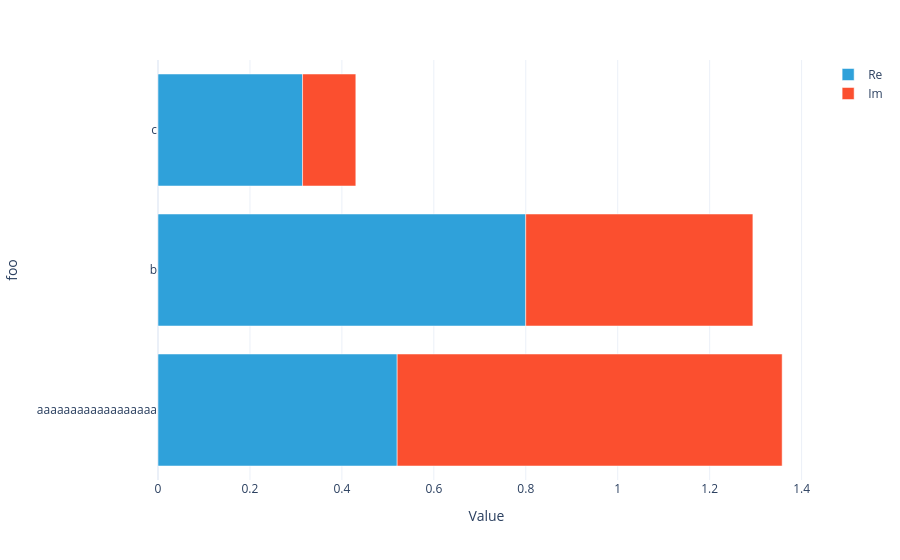

The notebook cell this image was saved under:
### Code cell
#|hide
plotly_dataarray(U1.array + U2.array)

### Figure 1 — Plotly figure (JSON) as saved in the notebook; plotly's stock layout.template omitted (floating-point values rounded to 4 significant figures)
{"data": [{"hovertemplate": "Part=Re<br>Value=%{x}<br>foo=%{y}<extra></extra>", "legendgroup": "Re", "marker": {"color": "#2fa1da", "pattern": {"shape": ""}}, "name": "Re", "orientation": "h", "showlegend": true, "textposition": "auto", "type": "bar", "x": [0.5203, 0.7999, 0.3145], "xaxis": "x", "y": ["aaaaaaaaaaaaaaaaaa", "b", "c"], "yaxis": "y"}, {"hovertemplate": "Part=Im<br>Value=%{x}<br>foo=%{y}<extra></extra>", "legendgroup": "Im", "marker": {"color": "#fb4f2f", "pattern": {"shape": ""}}, "name": "Im", "orientation": "h", "showlegend": true, "textposition": "auto", "type": "bar", "x": [0.8374, 0.4941, 0.1159], "xaxis": "x", "y": ["aaaaaaaaaaaaaaaaaa", "b", "c"], "yaxis": "y"}], "layout": {"barmode": "relative", "legend": {"title": {}, "tracegroupgap": 0}, "margin": {"t": 60}, "xaxis": {"anchor": "y", "domain": [0, 1], "title": {"text": "Value"}}, "yaxis": {"anchor": "x", "domain": [0, 1], "title": {"text": "foo"}}}}
